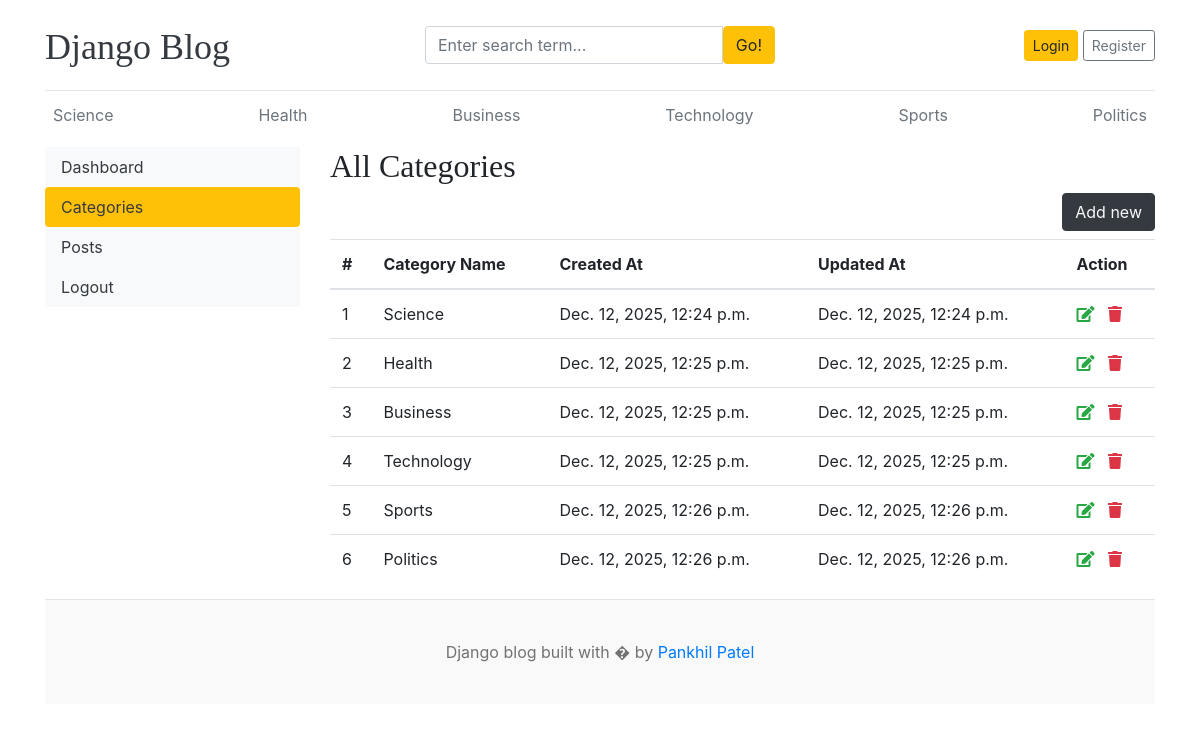
Page /dashboard/categories/ on the earlier database version.
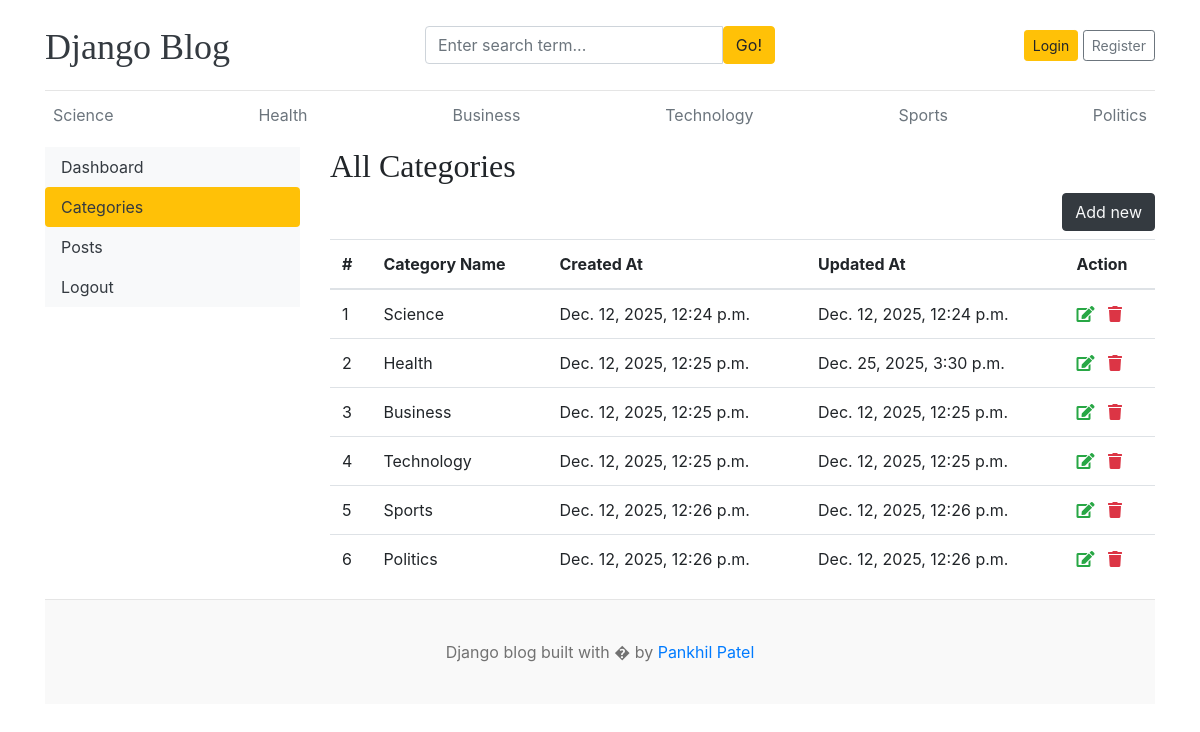
Same page on the later database version.
### blogs/models.py (models this page shows, shortened)
class Category(models.Model):
    category_name = models.CharField(max_length=50,unique=True)
    created_at = models.DateTimeField(auto_now_add=True)
    updated_at = models.DateTimeField(auto_now=True)
    class Meta:
        verbose_name_plural = 'categories'

### dashboards/views.py (the view)
# urls.py: path('categories/',views.categories, name='categories'),
def categories(req):
    return render(req,"dashboard/categories.html")

### blogs/context_processors.py (called while the page is built)
def get_categories(req):
    categories = Category.objects.all()
    return dict(categories=categories)

def get_social_links(req):
    social_link = SocialLink.objects.all()
    return dict(social_link=social_link)

### templates/dashboard/categories.html (shortened to what this page needs)
{% extends 'base.html' %}
{% block content %}
<div class="row">
    {% include 'dashboard/sidebar.html' %}
    <div class="col-md-9">
        <h2>All Categories</h2>
        <a href="{% url 'add_category' %}" class="btn btn-dark text-light float-right mb-2">Add new</a>
        <table class="table table-hover">
            <thead>
                <tr>
                    <th>#</th>
                    <th>Category Name</th>
                    <th>Created At</th>
                    <th>Updated At</th>
                    <th>Action</th>
                </tr>
            </thead>
            <tbody>
                {% for cat in categories %}
                <tr>
                    <td>{{ forloop.counter }}</td>
                    <td>{{ cat.category_name }}</td>
                    <td>{{ cat.created_at }}</td>
                    <td>{{ cat.updated_at }}</td>
                    <td>
                        <a href="{% url 'edit_category' cat.pk %}"><i class="fas fa-edit text-success"></i></a>
                        <a href="{% url 'delete_category' cat.pk %}"><i class="fas fa-trash text-danger"></i></a>
                    </td>
                </tr>
                {% endfor %}
            </tbody>
        </table>
    </div>
</div>
{% endblock %}

### templates/base.html (shortened to what this page needs)
{% load static %}
<!DOCTYPE html>
<html lang="en">
<head>
    <link href="https://getbootstrap.com/docs/4.0/dist/css/bootstrap.min.css" rel="stylesheet">
    <link href="{% static 'css/blog.css' %}" rel="stylesheet">
    <link rel="stylesheet" href="https://cdnjs.cloudflare.com/ajax/libs/font-awesome/5.15.2/css/all.min.css" />
</head>
<body>
    <div class="container">
        <header class="blog-header py-3">
            <div class="row flex-nowrap justify-content-between align-items-center">
                <div class="col-4 pt-1">
                    <a class="blog-header-logo text-dark" href="/">Django Blog</a>
                </div>
                <div class="col-4">
                    <form action="{% url 'search' %}" method="get">
                        <div class="input-group">
                            <input class="form-control" value="{{ keyword }}" type="text"
                                placeholder="Enter search term..." aria-label="Enter search term..." name="keyword"
                                aria-describedby="button-search" />
                            <button class="btn btn-warning" id="button-search" type="submit">Go!</button>
                        </div>
                    </form>
                </div>
                <div class="col-4 d-flex justify-content-end align-items-center">
                    {% if not user.is_authenticated %}
                    <a class="btn btn-sm btn-warning" href="{% url 'login' %}">Login</a> &nbsp;
                    <a class="btn btn-sm btn-outline-secondary" href="{% url 'register' %}">Register</a>
                    {% else %}
                    <span><a href="{% url 'dashboard' %}">Dashboard</a></span>
                    &emsp;
                    <span><a href="{% url 'logout' %}">Logout</a></span>
                    {% endif %}
                </div>
            </div>
        </header>
        <div class="nav-scroller py-1 mb-2">
            <nav class="nav d-flex justify-content-between">
                {% for cat in categories %}
                <a class="p-2 text-muted" href="{% url 'posts_by_category' cat.id %}">{{cat.category_name}}</a>
                {% endfor %}
            </nav>
        </div>
        {% block content %}
        {% endblock %}
        <footer class="blog-footer">
            <p>Django blog built with � by <a href="#">Pankhil Patel</a></p>
        </footer>
    </div>
</body>
</html>

Differences in the rows shown:
changed Category "Health": updated_at "Dec. 12, 2025, 12:25 p.m." → "Dec. 25, 2025, 3:30 p.m."
